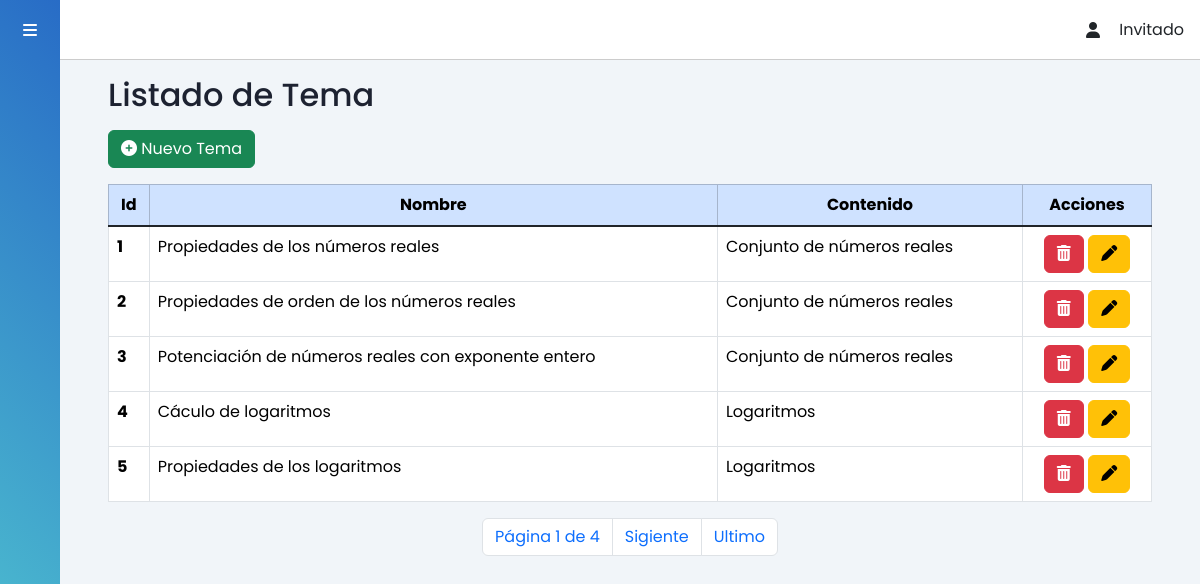
Screenshot of /temas/ with the database file from the repository.
### tasks/models.py (models this page shows, shortened)
class Tema(models.Model):
    nombre = models.CharField(max_length=100)
    contenido = models.ForeignKey(Contenido, on_delete=models.CASCADE)

class Contenido(models.Model):
    nombre = models.CharField(max_length=100)
    descripcion= models.TextField(blank=True)
    unidad = models.ForeignKey(Unidad, on_delete=models.CASCADE)
    def __str__(self):
        return self.nombre

### tasks/views.py (the view)
# urls.py: path('temas/', views.vwTemas, name='temas'),
def vwTemas(request):
    tema_list = Tema.objects.all()  # Obtener todos los registros de unidades
    paginator = Paginator(tema_list, 5)
    page = request.GET.get('page')  # Obtener el número de página de la URL
    try:
        temas = paginator.page(page)
    except PageNotAnInteger:
        temas = paginator.page(1)
    except EmptyPage:
        temas = paginator.page(paginator.num_pages)
    return render(request, 'temas.html', {'temas': temas, 'btnUnidad': 'activado'})

### tasks/context_processors.py (called while the page is built)
def user_email(request):
    user = request.user
    email = user.email if user.is_authenticated else None
    return {'user_email': email}

### tasks/templates/temas.html (shortened to what this page needs)
{% extends 'profile.html' %}
{% load static %}
{% block content %}
<h2 class="dash-title">Listado de Tema</h2>
<section class="row pl-5 w-100">
    <section class="form-group justify-content-center">
        <section class="col-sm-12">
            <button type="button" class="btn btn-success" data-bs-toggle="modal" data-bs-target="#modalRegister-Tema">
                <i class="fa fa-plus-circle"></i> Nuevo Tema
            </button>
            <div id="alertContainer" class="position-absolute top-0 end-0"
                style="padding-top: 20px;padding-right: 10px;">
            </div>
        </section>
    </section>
</section>
<div class="row">
    <div class="col-md-12 tabla-tema mt-3">
        <table class="table table-bordered">
            <thead class="table-primary fixed-column-width">
                <tr style="text-align: center; padding: 4px 8px;">
                    <th scope="col">Id</th>
                    <th scope="col">Nombre</th>
                    <th scope="col">Contenido</th>
                    <th scope="col">Acciones</th>
                </tr>
            </thead>
            <tbody class="table-group-divider ">
                {% if temas %}
                {% for u in temas %}
                <tr style="text-align: left;" data-id="{{ u.id }}">
                    <th scope="row">{{ u.id }}</th>
                    <td class="nombre-tema">{{ u.nombre }}</td>
                    <td class="contenido-tema">{{ u.contenido }}</td>
                    <td style="text-align: center;">
                        <a class="btn btn-danger" href="javascript:confi_delet_tema({{u.id}});"><i
                                class="fa fa-trash" aria-hidden="true"></i></a>
                        <button type="button" vid="{{ u.id }}" class="btnObtenerTema btn btn-warning"
                            data-bs-toggle="modal" data-bs-target="#modalEdit-Tema">
                            <i class="fa-solid fa-pen"></i>
                        </button>
                    </td>
                </tr>
                {% endfor %}
                {% else %}
                <p>No se encontraron contenido registradas.</p>
                {% endif %}
            </tbody>
        </table>
        <div class="d-flex justify-content-center mt-3" class="page-link">
            <div class="pagination">
                <li class="page-item"><a class="page-link">
                        Página {{ temas.number }} de {{ temas.paginator.num_pages }}</a></li>
                {% if temas.has_next %}
                <li class="page-item"><a class="page-link" href="?page={{ temas.next_page_number }}">Sigiente</a></li>
                <li class="page-item"><a class="page-link" href="?page={{ temas.paginator.num_pages }}">Ultimo</a></li>
                {% endif %}
            </div>
        </div>
    </div>
</div>
{% endblock %}

### static/css/style-profile.css (style rules this page uses)
:root { --main-color: #004aad; --main-colo2: #5DE0E6; --color-dark: #1D2231; --text-orange: #fcab4f; --text-black: #0d0f14; --text-white: #fff; }
* { font-family: 'Poppins', sans-serif; margin: 0; padding: 0; box-sizing: border-box; }
.dash-title { color: var(--color-dark); margin-bottom: 1rem; }

### rows the page displays
Tema: id "1", nombre "Propiedades de los números reales", contenido "Conjunto de números reales"
Tema: id "2", nombre "Propiedades de orden de los números reales", contenido "Conjunto de números reales"
Tema: id "3", nombre "Potenciación de números reales con exponente entero", contenido "Conjunto de números reales"
Tema: id "4", nombre "Cáculo de logaritmos", contenido "Logaritmos"
Tema: id "5", nombre "Propiedades de los logaritmos", contenido "Logaritmos"

### other values shown
{{ temas.number }} "1"
{{ temas.paginator.num_pages }} "4"
